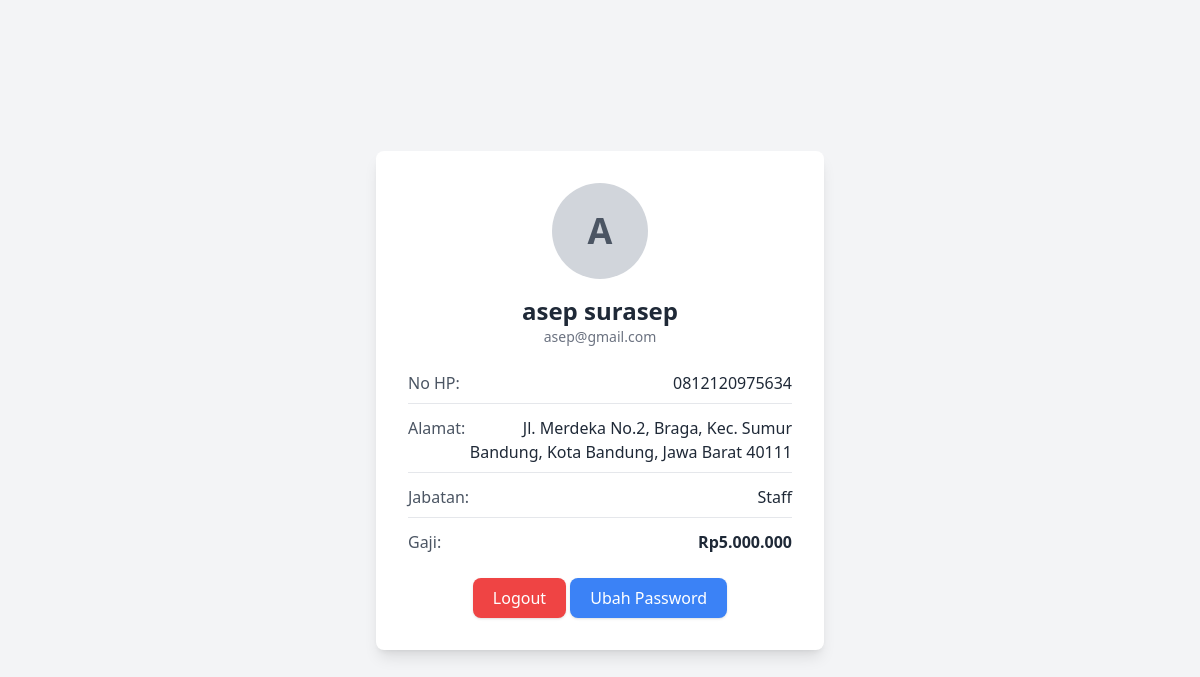
The app's page /detail_pegawai.php?id=6 (signed in) with its own data.
### tables this page shows
CREATE TABLE `pegawai` (
  `id_pegawai` int(11) NOT NULL,
  `nama` varchar(100) NOT NULL,
  `email` varchar(100) NOT NULL,
  `no_hp` varchar(15) NOT NULL,
  `alamat` text NOT NULL,
  `id_jabatan` int(11) DEFAULT NULL,
  `tanggal_lahir` date NOT NULL
);

CREATE TABLE `jabatan` (
  `id_jabatan` int(11) NOT NULL,
  `nama_jabatan` varchar(100) NOT NULL,
  `gaji` decimal(10,2) NOT NULL
);

### detail_pegawai.php (the view, shortened to what this page needs)
<?php
include 'config/koneksi.php';
$id_user = $_SESSION['id_user'];
$query = "SELECT p.*, j.nama_jabatan, j.gaji
          FROM pegawai p
          LEFT JOIN jabatan j ON p.id_jabatan = j.id_jabatan
          WHERE p.email = (SELECT email FROM users WHERE id_user = ?)";
$stmt = mysqli_prepare($conn, $query);
mysqli_stmt_bind_param($stmt, "i", $id_user);
mysqli_stmt_execute($stmt);
$result = mysqli_stmt_get_result($stmt);
$pegawai = mysqli_fetch_assoc($result);
?>
<!DOCTYPE html>
<html lang="id">
<head>
    <script src="https://cdn.tailwindcss.com"></script>
</head>
<body class="bg-gray-100 flex justify-center items-center min-h-screen">
    <div class="bg-white p-8 rounded-lg shadow-lg max-w-md w-full text-center">
        <div class="flex items-center justify-center">
            <div class="w-24 h-24 bg-gray-300 rounded-full flex items-center justify-center">
                <span class="text-4xl font-bold text-gray-600"><?php echo strtoupper(substr($pegawai['nama'], 0, 1)); ?></span>
            </div>
        </div>
        <h2 class="text-2xl font-bold text-gray-800 mt-4"><?php echo $pegawai['nama']; ?></h2>
        <p class="text-gray-500 text-sm"><?php echo $pegawai['email']; ?></p>
        <div class="mt-6 text-left space-y-3">
            <div class="flex justify-between border-b pb-2">
                <span class="text-gray-600 font-medium">No HP:</span>
                <span class="text-gray-800"><?php echo $pegawai['no_hp']; ?></span>
            </div>
            <div class="flex justify-between border-b pb-2">
                <span class="text-gray-600 font-medium">Alamat:</span>
                <span class="text-gray-800 text-right"><?php echo $pegawai['alamat']; ?></span>
            </div>
            <div class="flex justify-between border-b pb-2">
                <span class="text-gray-600 font-medium">Jabatan:</span>
                <span class="text-gray-800"><?php echo $pegawai['nama_jabatan'] ?? 'Tidak Ada'; ?></span>
            </div>
            <div class="flex justify-between">
                <span class="text-gray-600 font-medium">Gaji:</span>
                <span class="text-gray-800 font-semibold">Rp<?php echo number_format($pegawai['gaji'] ?? 0, 0, ',', '.'); ?></span>
            </div>
        </div>
        <a href="proses/logout.php" class="mt-6 inline-block bg-red-500 text-white px-5 py-2 rounded-lg shadow hover:bg-red-600 transition">
            Logout
        </a>
        <button onclick="document.getElementById('modalPassword').classList.remove('hidden')"
                class="mt-4 inline-block bg-blue-500 text-white px-5 py-2 rounded-lg shadow hover:bg-blue-600 transition">
            Ubah Password
        </button>
    </div>
</body>
</html>

### records on screen
pegawai: nama "A", nama "asep surasep", email "asep@gmail.com", no_hp "0812120975634", alamat "Jl. Merdeka No.2, Braga, Kec. Sumur Bandung, Kota Bandung, Jawa Barat 40111", id_jabatan.nama_jabatan "Staff", id_jabatan.gaji "5.000.000"
